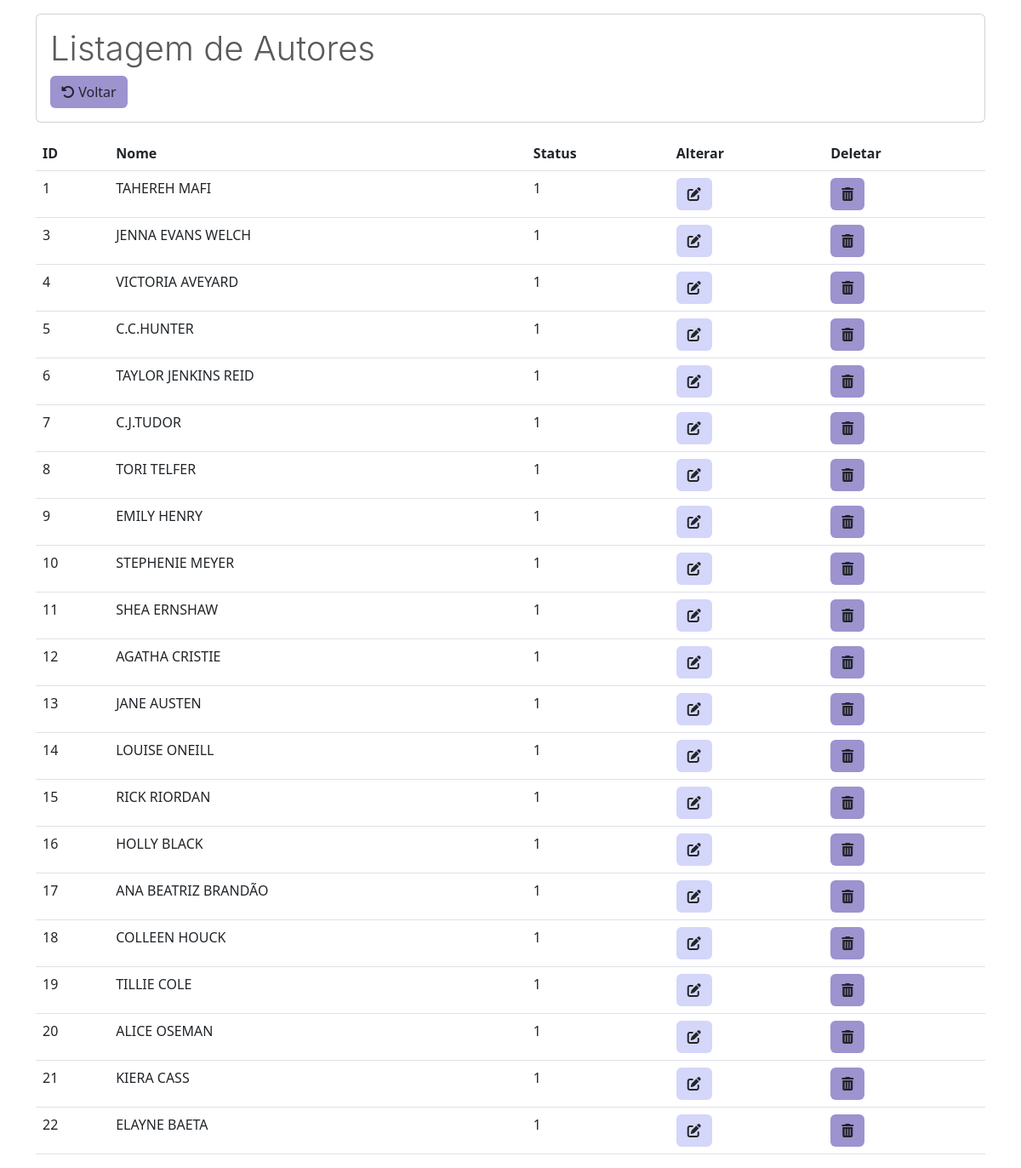
The app's page /listarAutores.php, older data.
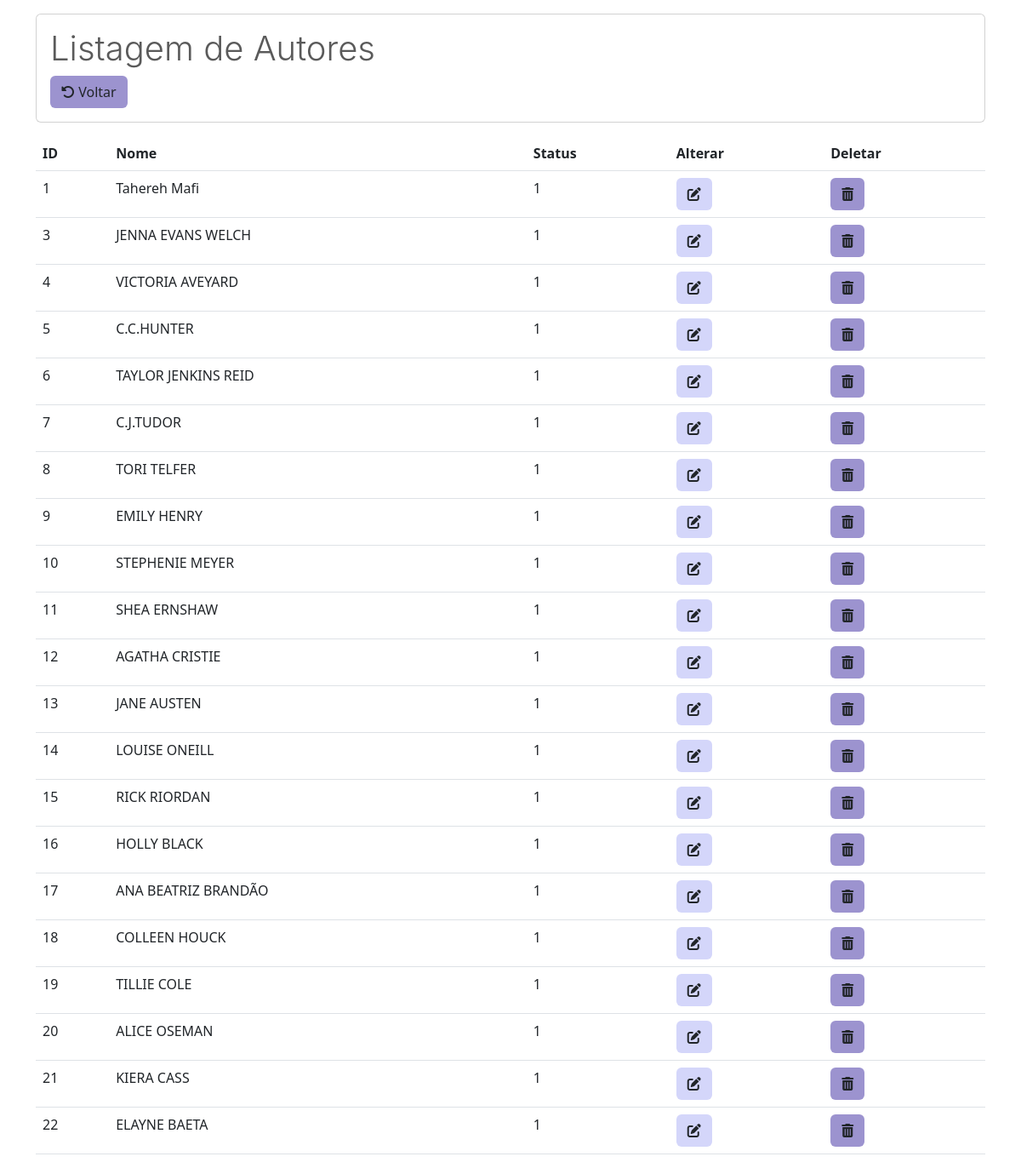
The same page, newer data.
### tables this page shows
CREATE TABLE `autor` (
  `id` int(13) NOT NULL,
  `nome` varchar(100) NOT NULL,
  `status` int(20) NOT NULL DEFAULT 1
);

### listarAutores.php (the view, shortened to what this page needs)
<?php
require_once("conexao.php");
$sql = "select * from autor";
$resultado = mysqli_query($conexao, $sql);
?>
<!DOCTYPE html>
<html lang="pt-br">
<head>
  <link href="https://cdn.jsdelivr.net/npm/bootstrap@5.3.0-alpha3/dist/css/bootstrap.min.css" rel="stylesheet">
  <link rel="stylesheet" href="https://cdn.jsdelivr.net/npm/bootstrap-icons@1.11.0/font/bootstrap-icons.css">
</head>
<body>
  <div class="container-md">
    <div class="card mt-3 mb-3">
      <div class="card-body">
        <h1 class="card-title" style="color: #5a5a5a; font-family: '-apple-system'; font-weight: 300;">Listagem de Autores</h1> <a href="MenuAdm.php" class="btn" style="background-color: #9c93cf;"><i class="fa-solid fa-rotate-left"></i> Voltar</a>
      </div>
    </div>
    <table class="table table-hover">
      <thead>
        <tr>
          <th scope="col">ID</th>
          <th scope="col">Nome</th>
          <th scope="col">Status</th>
          <th scope="col">Alterar</th>
          <th scope="col">Deletar</th>
        </tr>
      </thead>
      <tbody>
        <?php while ($linha = mysqli_fetch_array($resultado)) { ?>
          <tr>
            <td><?= $linha['id'] ?></th>
            <td><?= $linha['nome'] ?></th>
            <td><?= $linha['status'] ?></th>
            <td>
              <a href="alterarLivros.php?id=<?= $linha['id'] ?>" class="btn btn" style="background-color:#D4D6FA;"><i class="fa-solid fa-pen-to-square"></i></a>
            <td>
              <a href="usuarioListar.php?id=<?= $linha['id'] ?>" class="btn btn-l" style="background-color:#9c93cf;" onclick="return confirm('Confirmar exclusão?')"><i class="fa-solid fa-trash-can"></i></a>
          </tr>
        <?php } ?>
      </tbody>
    </table>
</body>
</html>

Row changes from the older to the newer data that the page shows:
changed autor id 1: nome "TAHEREH MAFI" → "Tahereh Mafi"
